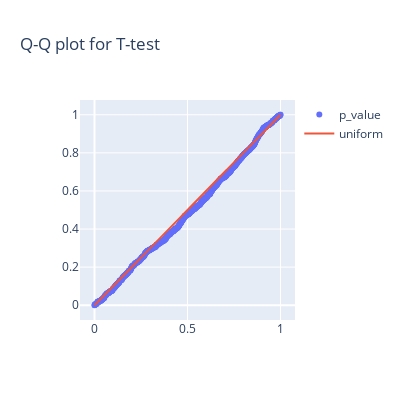

The notebook cell saved with this chart:
### Code cell
# norm
plot(p_values_ttest, 'T-test', iters=iters)

### Figure 1 — Plotly figure (JSON) as saved in the notebook; plotly's stock layout.template omitted (floating-point values rounded to 4 significant figures; data arrays with more than 128 entries replaced by an {"elided": "..."} marker saying what was removed)
{"data": [{"mode": "markers", "name": "p_value", "type": "scatter", "x": {"elided": "1001 float values"}, "y": {"elided": "1001 float values"}}, {"mode": "lines", "name": "uniform", "type": "scatter", "x": {"elided": "1001 float values"}, "y": {"elided": "1001 float values"}}], "layout": {"height": 400, "title": {"text": "Q-Q plot for T-test"}, "width": 400}}
